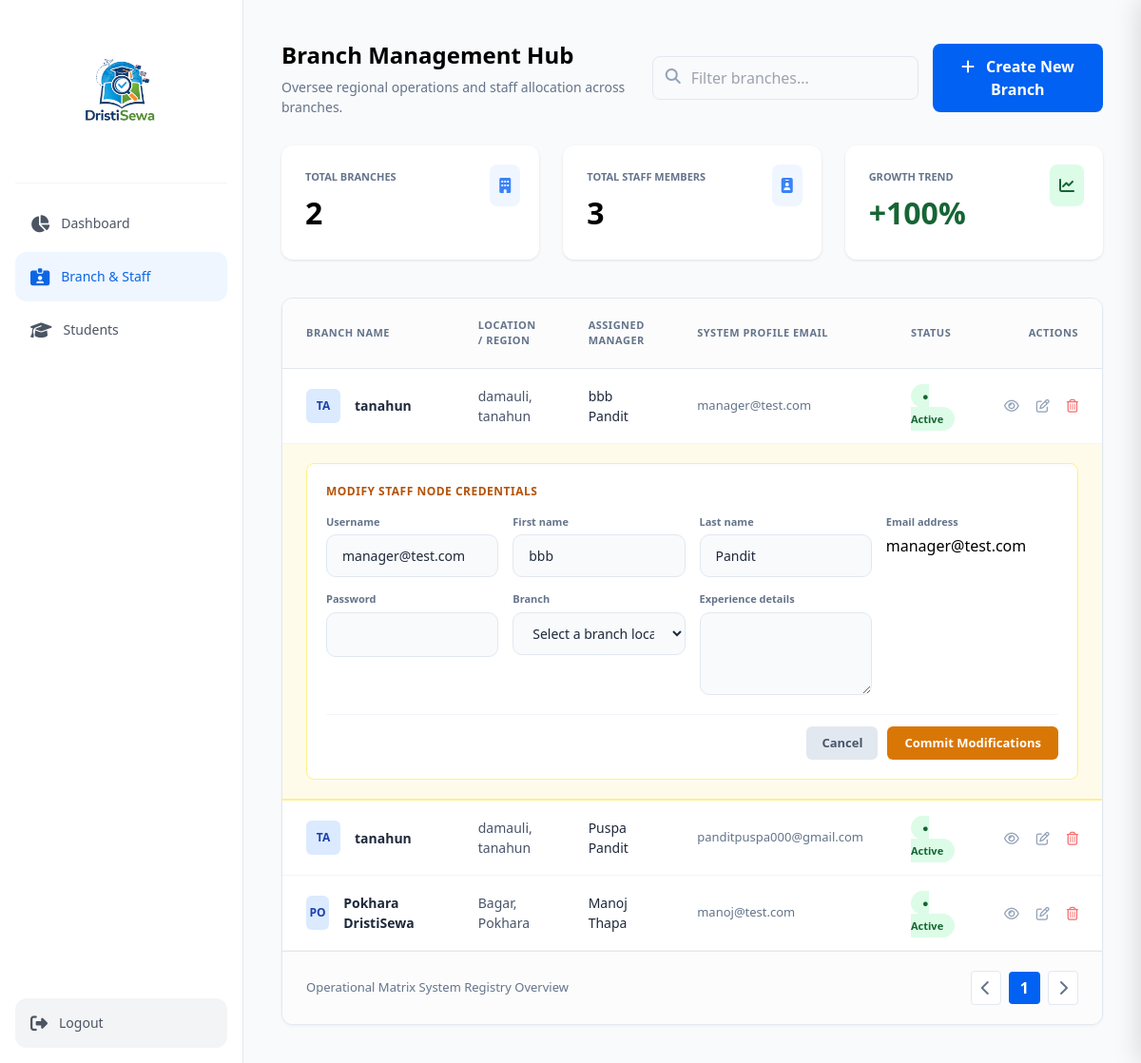
Page /dashboard/branch-staff/?edit_user=5 (signed in) on the committed database.
### apps/accounts/models.py (models this page shows, shortened)
class ManagerProfile(models.Model):
    user = models.OneToOneField(User, on_delete=models.CASCADE, related_name='manager_profile')
    branch = models.ForeignKey(Branch, on_delete=models.SET_NULL, null=True, blank=True, related_name='manager_profiles')
    experience_details = models.TextField(blank=True, null=True)

class Branch(models.Model):
    branch_name = models.CharField(max_length=100)
    location = models.CharField(max_length=200)
    email = models.EmailField(max_length=254, blank=True, null=True)
    manager = models.ForeignKey(
        User,
        on_delete=models.SET_NULL,
        null=True,
        blank=True,
        limit_choices_to={'role': 'manager'},
        related_name='managed_branches'
    )
    def __str__(self):
        return self.branch_name

class User(AbstractUser):
    ADMIN = 'admin'
    MANAGER = 'manager'
    STAFF = 'staff'
    STUDENT = 'student'
    ROLE_CHOICES = [
        (ADMIN, 'Admin'),
        (MANAGER, 'Manager'),
        (STAFF, 'Front Desk Staff'),
        (STUDENT, 'Student'),
    ]
    role = models.CharField(
        max_length=10,
        choices=ROLE_CHOICES,
        default=STUDENT
    )
    phone_number = models.CharField(max_length=15, blank=True, null=True)
    address = models.TextField(blank=True, null=True)
    profile_image = models.ImageField(upload_to='profile_pics/', blank=True, null=True)

### apps/accounts/views.py (the view)
# urls.py: path('dashboard/branch-staff/', views.branch_staff_list, name='branch_staff'),
@login_required
def branch_staff_list(request):
    if request.user.role.lower() != 'admin':
        return redirect('staff_login')
    branches = Branch.objects.all()
    managers = ManagerProfile.objects.select_related('user', 'branch').all()
    staff_members = FrontDeskProfile.objects.select_related('user', 'branch').all()
    thirty_days_ago = timezone.now() - timedelta(days=30)
    total_staff_count = managers.count() + staff_members.count()
    recent_managers = managers.filter(user__date_joined__gte=thirty_days_ago).count()
    recent_staff = staff_members.filter(user__date_joined__gte=thirty_days_ago).count()
    total_recent_additions = recent_managers + recent_staff
    if total_staff_count > 0:
        calculated_trend = round((total_recent_additions / total_staff_count) * 100)
        growth_trend = calculated_trend if calculated_trend > 0 else 12
    else:
        growth_trend = 0
    if request.method == 'POST':
        form = AdminManagerCreationForm(request.POST)
        if form.is_valid():
            form.save()
            messages.success(request, "Staff account generated and assigned successfully!")
            return redirect('branch_staff')
    else:
        form = AdminManagerCreationForm()
        form.fields['branch'].queryset = Branch.objects.all()
    edit_branch_id = request.GET.get('edit_branch')
    branch_edit_form = None
    if edit_branch_id:
        branch_instance = get_object_or_404(Branch, id=edit_branch_id)
        branch_edit_form = BranchForm(instance=branch_instance)
    edit_user_id = request.GET.get('edit_user')
    user_edit_form = None
    if edit_user_id:
        user_instance = get_object_or_404(User, id=edit_user_id)
        user_edit_form = AdminManagerCreationForm(instance=user_instance)
        user_edit_form.fields['branch'].queryset = Branch.objects.all()
    context = {
        'form': form,
        'branches': branches,
        'branch_count': branches.count(),
        'growth_trend': growth_trend,
        'managers': managers,
        'staff_members': staff_members,
        'edit_branch_id': edit_branch_id,
        'branch_edit_form': branch_edit_form,
        'edit_user_id': edit_user_id,
        'user_edit_form': user_edit_form,
    }
    return render(request, 'dashboard/branch_staff.html', context)

### templates/dashboard/branch_staff.html (shortened to what this page needs)
{% extends 'dashboard/admin.html' %}
{% block content %}
<div class="header" style="display: flex; justify-content: space-between; align-items: center; margin-bottom: 30px;">
    <div>
        <h1 style="font-size: 24px; font-weight: 700; margin-bottom: 5px;">Branch Management Hub</h1>
        <p style="color: #64748b; font-size: 14px;">Oversee regional operations and staff allocation across branches.</p>
    </div>
    <div style="display: flex; gap: 15px; align-items: center;">
        <div style="position: relative;">
            <i class="fas fa-search" style="position: absolute; left: 14px; top: 13px; color: #94a3b8;"></i>
            <input type="text" id="tableFilter" placeholder="Filter branches..." onkeyup="filterTableData()"
                   style="padding: 10px 15px 10px 40px; border-radius: 8px; border: 1px solid #e2e8f0; width: 280px; background: #f8fafc; outline: none;">
        </div>
        <button onclick="toggleBranchDrawer()" class="create-btn" style="background: #0061f2; color: white; padding: 12px 24px; border-radius: 8px; border: none; font-weight: 600; cursor: pointer;">
            <i class="fas fa-plus" style="margin-right: 8px;"></i> Create New Branch
        </button>
    </div>
</div>
<div class="stats-grid" style="display: grid; grid-template-columns: repeat(3, 1fr); gap: 25px; margin-bottom: 40px;">
    <div class="stat-card" style="background: white; padding: 25px; border-radius: 12px; box-shadow: 0 1px 3px rgba(0,0,0,0.1); position: relative;">
        <p style="color: #64748b; font-size: 11px; font-weight: 700; text-transform: uppercase;">Total Branches</p>
        <div class="number" style="font-size: 32px; font-weight: 700; margin-top: 5px;">{{ branch_count|default:"0" }}</div>
        <div style="position: absolute; right: 20px; top: 20px; background: #eff6ff; padding: 10px; border-radius: 8px;">
            <i class="fas fa-building" style="color: #3b82f6;"></i>
        </div>
    </div>
    <div class="stat-card" style="background: white; padding: 25px; border-radius: 12px; box-shadow: 0 1px 3px rgba(0,0,0,0.1); position: relative;">
        <p style="color: #64748b; font-size: 11px; font-weight: 700; text-transform: uppercase;">Total Staff Members</p>
        <div id="staff-counter-display" class="number" style="font-size: 32px; font-weight: 700; margin-top: 5px;">{{ managers|length }}</div>
        <div style="position: absolute; right: 20px; top: 20px; background: #eff6ff; padding: 10px; border-radius: 8px;">
            <i class="fas fa-id-badge" style="color: #3b82f6;"></i>
        </div>
    </div>
    <div class="stat-card" style="background: white; padding: 25px; border-radius: 12px; box-shadow: 0 1px 3px rgba(0,0,0,0.1); position: relative;">
        <p style="color: #64748b; font-size: 11px; font-weight: 700; text-transform: uppercase;">Growth Trend</p>
        <div class="number" style="font-size: 32px; font-weight: 700; margin-top: 5px; color: #166534;">+{{ growth_trend|default:"12" }}%</div>
        <div style="position: absolute; right: 20px; top: 20px; background: #dcfce7; padding: 10px; border-radius: 8px;">
            <i class="fas fa-chart-line" style="color: #166534;"></i>
        </div>
    </div>
</div>
<div style="background: white; border-radius: 12px; border: 1px solid #e2e8f0; overflow: hidden; box-shadow: 0 1px 3px rgba(0,0,0,0.05);">
    <table id="branchStaffTable" style="width: 100%; border-collapse: collapse; text-align: left;">
        <thead style="background: #fcfcfc; border-bottom: 1px solid #e2e8f0;">
            <tr style="color: #64748b; font-size: 11px; font-weight: 700; text-transform: uppercase; letter-spacing: 0.5px;">
                <th style="padding: 20px 25px;">Branch Name</th>
                <th style="padding: 20px 25px;">Location / Region</th>
                <th style="padding: 20px 25px;">Assigned Manager</th>
                <th style="padding: 20px 25px;">System Profile Email</th>
                <th style="padding: 20px 25px;">Status</th>
                <th style="padding: 20px 25px; text-align: right;">Actions</th>
            </tr>
        </thead>
        <tbody style="background: white;">
            {% for manager in managers %}
            <tr style="border-bottom: 1px solid #f1f5f9; transition: 0.2s;">
                <td style="padding: 15px 25px;">
                    <div style="display: flex; align-items: center; gap: 15px;">
                        <div style="width: 36px; height: 36px; background: #dbeafe; color: #1e40af; border-radius: 6px; display: flex; align-items: center; justify-content: center; font-weight: 700; font-size: 12px;">
                            {{ manager.branch.branch_name|slice:":2"|upper }}
                        </div>
                        <div style="font-weight: 600; color: #1e293b; font-size: 14px;">
                            {{ manager.branch.branch_name }}
                        </div>
                    </div>
                </td>
                <td style="padding: 15px 25px; color: #475569; font-size: 14px;">
                    {{ manager.branch.location }}
                </td>
                <td style="padding: 15px 25px; color: #1e293b; font-weight: 500; font-size: 14px;">
                    {% if manager.user.get_full_name %}
                        {{ manager.user.get_full_name }}
                    {% else %}
                        {{ manager.user.username }}
                    {% endif %}
                </td>
                <td style="padding: 15px 25px; color: #64748b; font-size: 13px;">
                    {{ manager.user.email }}
                </td>
                <td style="padding: 15px 25px;">
                    {% if manager.user.is_active %}
                    <span style="background: #dcfce7; color: #166534; padding: 5px 12px; border-radius: 20px; font-size: 11px; font-weight: 600;">● Active</span>
                    {% else %}
                    <span style="background: #f1f5f9; color: #475569; padding: 5px 12px; border-radius: 20px; font-size: 11px; font-weight: 600;">● Suspended</span>
                    {% endif %}
                </td>
                <td style="padding: 15px 25px; text-align: right;">
                    <div style="display: flex; gap: 18px; color: #94a3b8; font-size: 14px; align-items: center; justify-content: flex-end;">
                        <a href="{% url 'toggle_user' manager.user.id %}" style="color: inherit; text-decoration: none;" title="Toggle Account Status">
                            <i class="far {% if manager.user.is_active %}fa-eye{% else %}fa-eye-slash{% endif %}" style="cursor: pointer;"></i>
                        </a>
                        <a href="?edit_user={{ manager.user.id }}" style="color: inherit; text-decoration: none;" title="Fast Update User Form">
                            <i class="far fa-edit" style="cursor: pointer;"></i>
                        </a>
                        <button type="button" onclick="openDeletePrompt('{% url 'delete_user' manager.user.id %}', '{{ manager.user.username }}')" style="color: #f87171; background: none; border: none; padding: 0; cursor: pointer;" title="Drop Record Instantly">
                            <i class="far fa-trash-alt"></i>
                        </button>
                    </div>
                </td>
            </tr>
            {% if edit_user_id|add:"0" == manager.user.id %}
            <tr style="background: #fffbeb; border-bottom: 2px solid #fef08a;">
                <td colspan="6" style="padding: 20px 25px;">
                    <form action="{% url 'update_manager' manager.user.id %}" method="POST" style="background: white; border: 1px solid #fef08a; padding: 20px; border-radius: 8px; display: flex; flex-direction: column; gap: 15px; box-shadow: inset 0 2px 4px rgba(0,0,0,0.02);">
                        <div style="font-size: 12px; font-weight: 700; text-transform: uppercase; color: #b45309; letter-spacing: 0.5px;">Modify Staff Node Credentials</div>
                        <div class="inline-form-row" style="display: grid; grid-template-columns: repeat(auto-fit, minmax(180px, 1fr)); gap: 15px;">
                            {% for field in user_edit_form %}
                            <div style="display: flex; flex-direction: column; gap: 5px;">
                                <label style="font-size: 11px; font-weight: 700; color: #64748b;">{{ field.label }}</label>
                                {{ field }}
                            </div>
                            {% endfor %}
                        </div>
                        <div style="display: flex; justify-content: flex-end; gap: 10px; margin-top: 5px; border-top: 1px solid #f1f5f9; padding-top: 12px;">
                            <a href="{% url 'branch_staff' %}" style="padding: 8px 16px; background: #e2e8f0; color: #475569; border-radius: 6px; font-size: 13px; font-weight: 600; text-decoration: none;">Cancel</a>
                            <button type="submit" style="padding: 8px 18px; background: #d97706; color: white; border-radius: 6px; font-size: 13px; font-weight: 600; border: none; cursor: pointer;">Commit Modifications</button>
                        </div>
                    </form>
                </td>
            </tr>
            {% endif %}
            {% endfor %}
        </tbody>
    </table>
    <div style="padding: 20px 25px; display: flex; justify-content: space-between; align-items: center; background: #fcfcfc; border-top: 1px solid #e2e8f0;">
        <span style="font-size: 13px; color: #64748b;">Operational Matrix System Registry Overview</span>
        <div style="display: flex; gap: 8px; align-items: center;">
            <button style="border: 1px solid #e2e8f0; background: white; padding: 5px 10px; border-radius: 4px; color: #64748b; cursor: not-allowed;"><i class="fas fa-chevron-left"></i></button>
            <button style="background: #0061f2; color: white; border: none; padding: 5px 12px; border-radius: 4px; font-weight: 600;">1</button>
            <button style="border: 1px solid #e2e8f0; background: white; padding: 5px 10px; border-radius: 4px; color: #64748b; cursor: not-allowed;"><i class="fas fa-chevron-right"></i></button>
        </div>
    </div>
</div>
{% endblock %}

### templates/dashboard/admin.html (style rules this page uses)
:root { --primary-blue: #0b66e4; }

### templates/dashboard/branch_staff.html (style rules this page uses)
#branchDrawer select, .inline-form-row select, #branchDrawer input[type="text"], .inline-form-row input[type="text"], #branchDrawer textarea, .inline-form-row textarea { width: 100% !important; box-sizing: border-box !important; padding: 11px 16px !important; background: #f8fafc !important; border: 1px solid #e2e8f0 !important; border-radius: 10px !important; font-size: 14px !important; color: #1e293b !important; outline: none !important; transition: all 0.2s ease; }

### rows in the picture
ManagerProfile: branch.branch_name "TA", branch.branch_name "tanahun", branch.location "damauli, tanahun", user.get_full_name "bbb Pandit", user.email "manager@test.com", shows "● Active", label "Username" "First name" "Last name" "Email address" "Password" "Branch" "Experience details"
User: user_edit_form "manager@test.com" "bbb" "Pandit" "manager@test.com"
ManagerProfile: branch.branch_name "TA", branch.branch_name "tanahun", branch.location "damauli, tanahun", user.get_full_name "Puspa Pandit", user.email "panditpuspa000@gmail.com", shows "● Active"
ManagerProfile: branch.branch_name "PO", branch.branch_name "Pokhara DristiSewa", branch.location "Bagar, Pokhara", user.get_full_name "Manoj Thapa", user.email "manoj@test.com", shows "● Active"

### other values in the picture
{{ branch_count|default:"0" }} "2"
{{ managers|length }} "3"
{{ growth_trend|default:"12" }} "100"
